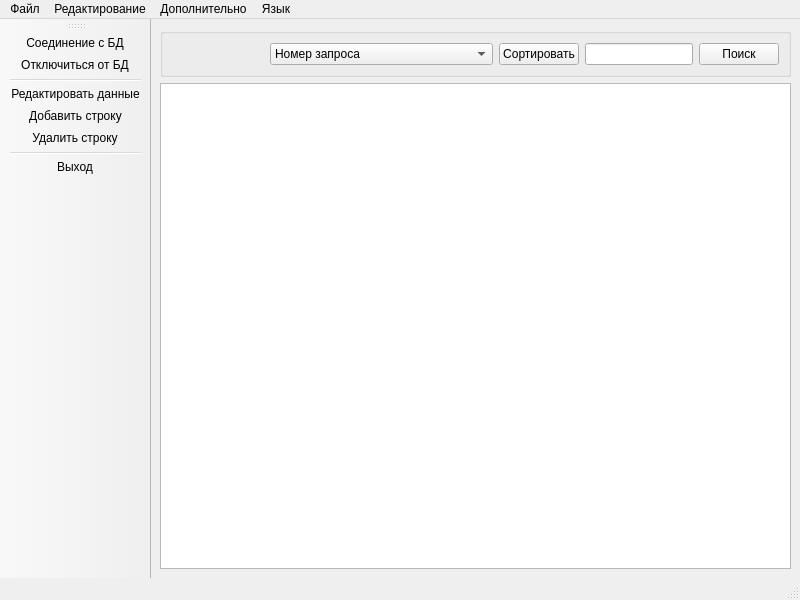
<?xml version="1.0" encoding="UTF-8"?>
<ui version="4.0">
 <class>MainWindow</class>
 <widget class="QMainWindow" name="MainWindow">
  <property name="geometry">
   <rect>
    <x>0</x>
    <y>0</y>
    <width>800</width>
    <height>600</height>
   </rect>
  </property>
  <property name="windowTitle">
   <string>MainWindow</string>
  </property>
  <widget class="QWidget" name="centralwidget">
   <layout class="QVBoxLayout" name="verticalLayout">
    <item>
     <widget class="QGroupBox" name="groupBox">
      <property name="title">
       <string/>
      </property>
      <layout class="QHBoxLayout" name="horizontalLayout">
       <item>
        <spacer name="horizontalSpacer_3">
         <property name="orientation">
          <enum>Qt::Horizontal</enum>
         </property>
         <property name="sizeHint" stdset="0">
          <size>
           <width>40</width>
           <height>20</height>
          </size>
         </property>
        </spacer>
       </item>
       <item>
        <spacer name="horizontalSpacer_2">
         <property name="orientation">
          <enum>Qt::Horizontal</enum>
         </property>
         <property name="sizeHint" stdset="0">
          <size>
           <width>40</width>
           <height>20</height>
          </size>
         </property>
        </spacer>
       </item>
       <item>
        <widget class="QComboBox" name="comboBox">
         <item>
          <property name="text">
           <string>Номер запроса</string>
          </property>
         </item>
         <item>
          <property name="text">
           <string>Название крана</string>
          </property>
         </item>
         <item>
          <property name="text">
           <string>Максимальная высота</string>
          </property>
         </item>
         <item>
          <property name="text">
           <string>Максимальная грузоподъемность</string>
          </property>
         </item>
         <item>
          <property name="text">
           <string>Местоположение</string>
          </property>
         </item>
         <item>
          <property name="text">
           <string>Ответственный</string>
          </property>
         </item>
         <item>
          <property name="text">
           <string>Аренда</string>
          </property>
         </item>
        </widget>
       </item>
       <item>
        <widget class="QPushButton" name="pushButton_2">
         <property name="text">
          <string>Сортировать</string>
         </property>
        </widget>
       </item>
       <item>
        <widget class="QLineEdit" name="lineEdit"/>
       </item>
       <item>
        <widget class="QPushButton" name="pushButton">
         <property name="text">
          <string>Поиск</string>
         </property>
        </widget>
       </item>
      </layout>
     </widget>
    </item>
    <item>
     <widget class="QTableView" name="tableView">
      <property name="dragDropMode">
       <enum>QAbstractItemView::InternalMove</enum>
      </property>
      <attribute name="horizontalHeaderCascadingSectionResizes">
       <bool>false</bool>
      </attribute>
     </widget>
    </item>
   </layout>
  </widget>
  <widget class="QMenuBar" name="menubar">
   <property name="geometry">
    <rect>
     <x>0</x>
     <y>0</y>
     <width>800</width>
     <height>25</height>
    </rect>
   </property>
   <widget class="QMenu" name="menu">
    <property name="title">
     <string>Файл</string>
    </property>
    <addaction name="Connection"/>
    <addaction name="separator"/>
    <addaction name="separator"/>
    <addaction name="Disconnection"/>
    <addaction name="separator"/>
    <addaction name="Exit"/>
   </widget>
   <widget class="QMenu" name="menu_2">
    <property name="title">
     <string>Редактирование</string>
    </property>
    <addaction name="Add"/>
    <addaction name="Delete"/>
    <addaction name="Edit"/>
   </widget>
   <widget class="QMenu" name="menu_3">
    <property name="title">
     <string>Дополнительно</string>
    </property>
    <addaction name="action"/>
   </widget>
   <widget class="QMenu" name="menu_4">
    <property name="title">
     <string>Язык</string>
    </property>
    <addaction name="action_2"/>
    <addaction name="action_3"/>
    <addaction name="action_4"/>
   </widget>
   <addaction name="menu"/>
   <addaction name="menu_2"/>
   <addaction name="menu_3"/>
   <addaction name="menu_4"/>
  </widget>
  <widget class="QStatusBar" name="statusbar"/>
  <widget class="QToolBar" name="toolBar">
   <property name="windowTitle">
    <string>toolBar</string>
   </property>
   <attribute name="toolBarArea">
    <enum>LeftToolBarArea</enum>
   </attribute>
   <attribute name="toolBarBreak">
    <bool>false</bool>
   </attribute>
   <addaction name="Connection"/>
   <addaction name="Disconnection"/>
   <addaction name="separator"/>
   <addaction name="Edit"/>
   <addaction name="Add"/>
   <addaction name="Delete"/>
   <addaction name="separator"/>
   <addaction name="Exit"/>
  </widget>
  <action name="Connection">
   <property name="icon">
    <iconset resource="resourses.qrc">
     <normaloff>:/rec/img/lan_check_icon_137457.png</normaloff>:/rec/img/lan_check_icon_137457.png</iconset>
   </property>
   <property name="text">
    <string>Соединение с БД</string>
   </property>
  </action>
  <action name="Disconnection">
   <property name="icon">
    <iconset resource="resourses.qrc">
     <normaloff>:/rec/img/lan_disconnect_icon_138437.png</normaloff>:/rec/img/lan_disconnect_icon_138437.png</iconset>
   </property>
   <property name="text">
    <string> Отключиться от БД</string>
   </property>
  </action>
  <action name="Exit">
   <property name="icon">
    <iconset resource="resourses.qrc">
     <normaloff>:/rec/img/exit_icon-icons.com_70975.png</normaloff>:/rec/img/exit_icon-icons.com_70975.png</iconset>
   </property>
   <property name="text">
    <string>Выход</string>
   </property>
  </action>
  <action name="Add">
   <property name="icon">
    <iconset resource="resourses.qrc">
     <normaloff>:/rec/img/plus_icon-icons.com_70890.png</normaloff>:/rec/img/plus_icon-icons.com_70890.png</iconset>
   </property>
   <property name="text">
    <string>Добавить строку</string>
   </property>
  </action>
  <action name="Delete">
   <property name="icon">
    <iconset resource="resourses.qrc">
     <normaloff>:/rec/img/minus-symbol_icon-icons.com_73485.png</normaloff>:/rec/img/minus-symbol_icon-icons.com_73485.png</iconset>
   </property>
   <property name="text">
    <string>Удалить строку</string>
   </property>
  </action>
  <action name="Edit">
   <property name="icon">
    <iconset resource="resourses.qrc">
     <normaloff>:/rec/img/353430-checkbox-edit-pen-pencil_107516.png</normaloff>:/rec/img/353430-checkbox-edit-pen-pencil_107516.png</iconset>
   </property>
   <property name="text">
    <string>Редактировать данные</string>
   </property>
  </action>
  <action name="action">
   <property name="text">
    <string>Об Авторе</string>
   </property>
  </action>
  <action name="action_2">
   <property name="text">
    <string>Русский</string>
   </property>
  </action>
  <action name="action_3">
   <property name="text">
    <string>Английский</string>
   </property>
  </action>
  <action name="action_4">
   <property name="text">
    <string>Итальянский</string>
   </property>
  </action>
 </widget>
 <resources>
  <include location="resourses.qrc"/>
 </resources>
 <connections>
  <connection>
   <sender>Exit</sender>
   <signal>triggered()</signal>
   <receiver>MainWindow</receiver>
   <slot>close()</slot>
   <hints>
    <hint type="sourcelabel">
     <x>-1</x>
     <y>-1</y>
    </hint>
    <hint type="destinationlabel">
     <x>399</x>
     <y>299</y>
    </hint>
   </hints>
  </connection>
 </connections>
</ui>
